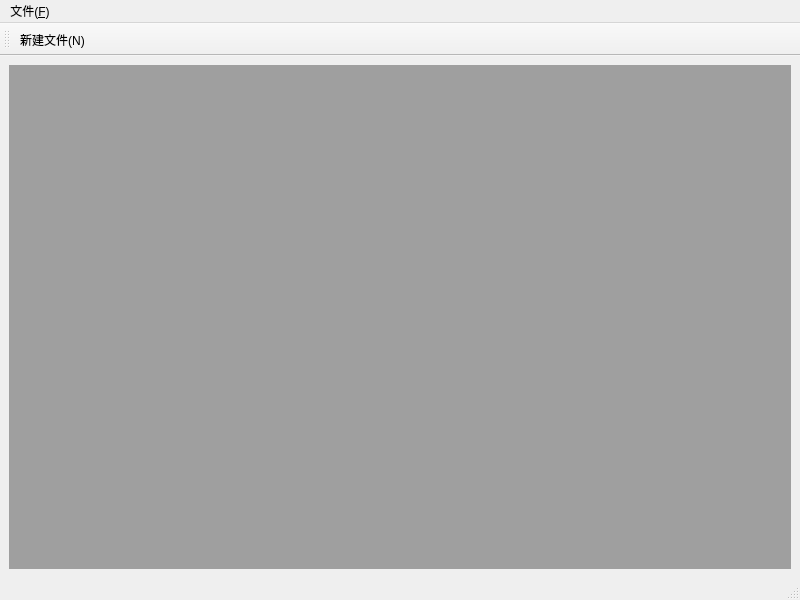
<?xml version="1.0" encoding="UTF-8"?>
<ui version="4.0">
 <class>MainWindow</class>
 <widget class="QMainWindow" name="MainWindow">
  <property name="geometry">
   <rect>
    <x>0</x>
    <y>0</y>
    <width>800</width>
    <height>600</height>
   </rect>
  </property>
  <property name="windowTitle">
   <string>MainWindow</string>
  </property>
  <widget class="QWidget" name="centralwidget">
   <layout class="QGridLayout" name="gridLayout">
    <item row="0" column="0">
     <widget class="QMdiArea" name="mdiArea"/>
    </item>
   </layout>
  </widget>
  <widget class="QMenuBar" name="menubar">
   <property name="geometry">
    <rect>
     <x>0</x>
     <y>0</y>
     <width>800</width>
     <height>25</height>
    </rect>
   </property>
   <widget class="QMenu" name="menu_F">
    <property name="title">
     <string>文件(&amp;F)</string>
    </property>
    <addaction name="action_New"/>
   </widget>
   <addaction name="menu_F"/>
  </widget>
  <widget class="QStatusBar" name="statusbar"/>
  <widget class="QToolBar" name="toolBar">
   <property name="windowTitle">
    <string>toolBar</string>
   </property>
   <attribute name="toolBarArea">
    <enum>TopToolBarArea</enum>
   </attribute>
   <attribute name="toolBarBreak">
    <bool>false</bool>
   </attribute>
   <addaction name="action_New"/>
  </widget>
  <action name="action_New">
   <property name="icon">
    <iconset resource="myimages.qrc">
     <normaloff>:/image/myimages/new.png</normaloff>:/image/myimages/new.png</iconset>
   </property>
   <property name="text">
    <string>新建文件(&amp;N)</string>
   </property>
   <property name="toolTip">
    <string>新建文件</string>
   </property>
   <property name="shortcut">
    <string>Ctrl+N</string>
   </property>
  </action>
 </widget>
 <resources>
  <include location="myimages.qrc"/>
 </resources>
 <connections/>
</ui>
